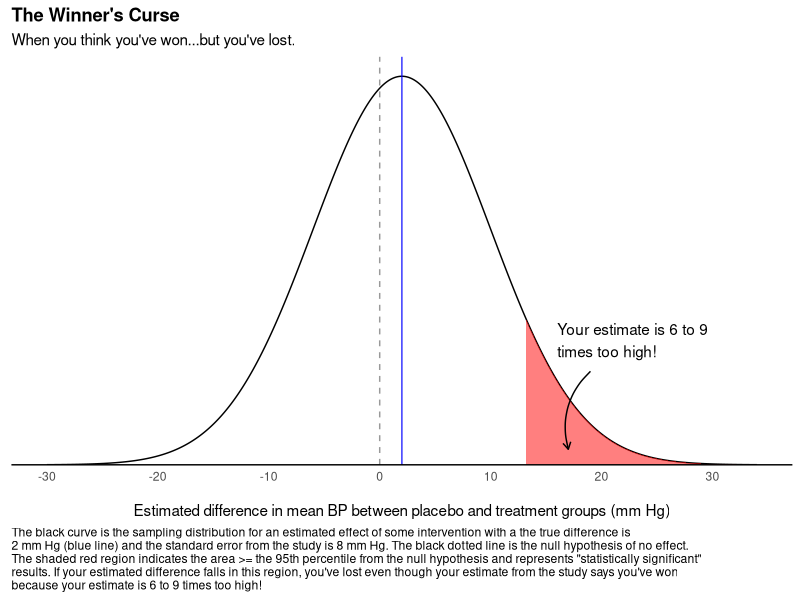
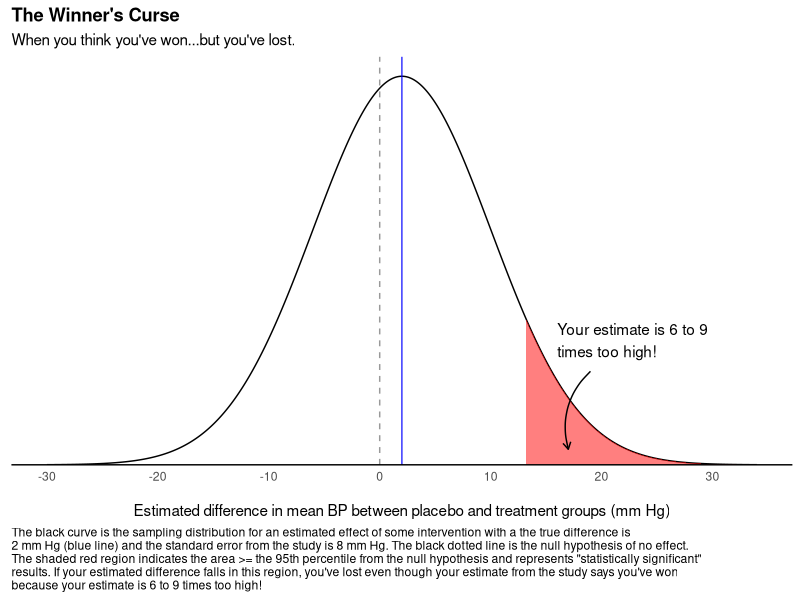

Write the R code that produced these figures, in order.
## ---- chunk 1
knitr::opts_chunk$set(message = F, warning = F, cache = T, echo = FALSE)
library(tidyverse)
library(cowplot)
library(scales)
set.seed(99)

## ---- chunk 2
mean.1 <-2
sd.1 <- 8

x <- seq(from = mean.1 - 4*sd.1, to = mean.1 + 4*sd.1, by = .01)
  
sim <- tibble(x = x, y = dnorm(x, mean = mean.1, sd = sd.1))

test <- tibble(t = rnorm(1e5, mean.1, sd.1), 
               p = rnorm(1e5, 0, sd.1))
## ---- chunk 3
ggplot(sim, aes(x = x, y = y)) + 
  geom_line() +
  geom_area(data = sim %>%  filter( x > qnorm(0.95, 0, sd.1)),
            aes(y=y), fill = "red", alpha = 0.5) +
  geom_vline(xintercept = 2, color = "blue", alpha = 0.8) +
    geom_vline(xintercept = 0, color = "black", alpha = 0.4, linetype = 2) +
  theme_minimal() +
  scale_x_continuous(breaks = c(-30,-20,-10,0,10,20,30)) + 
  scale_y_continuous(expand = expansion(mult = c(0, 0.05))) +
  labs(y = NULL, 
       x = "\nEstimated difference in mean BP between placebo and treatment groups (mm Hg)",
       subtitle = "When you think you've won...but you've lost.",
       title = "The Winner's Curse",
       caption = "The black curve is the sampling distribution for an estimated effect of some intervention with a the true difference is \n2 mm Hg (blue line) and the standard error from the study is 8 mm Hg. The black dotted line is the null hypothesis of no effect.\nThe shaded red region indicates the area >= the 95th percentile from the null hypothesis and represents \"statistically significant\"\nresults. If your estimated difference falls in this region, you've lost even though your estimate from the study says you've won\nbecause your estimate is 6 to 9 times too high!") +
  theme(axis.text.y=element_blank(),
          axis.ticks.y=element_blank(),
      panel.grid.minor=element_blank(),
      panel.grid.major = element_blank(),
        plot.caption = element_text(hjust = 0),
      axis.line.x = element_line(size = 0.5, linetype = "solid", colour = "black"),
      plot.title = element_text(face = "bold")) +
  annotate(
    geom = "curve", x = +19, y = 0.012, xend = +17, yend = 0.002, 
    curvature = .3, arrow = arrow(length = unit(2, "mm"))
  ) +
  annotate(geom = "text", x = +16, y = 0.016, label = "Your estimate is 6 to 9\ntimes too high!", hjust = "left") 

ggsave("cover_image.png", width = 8, height = 6, dpi = 300)
